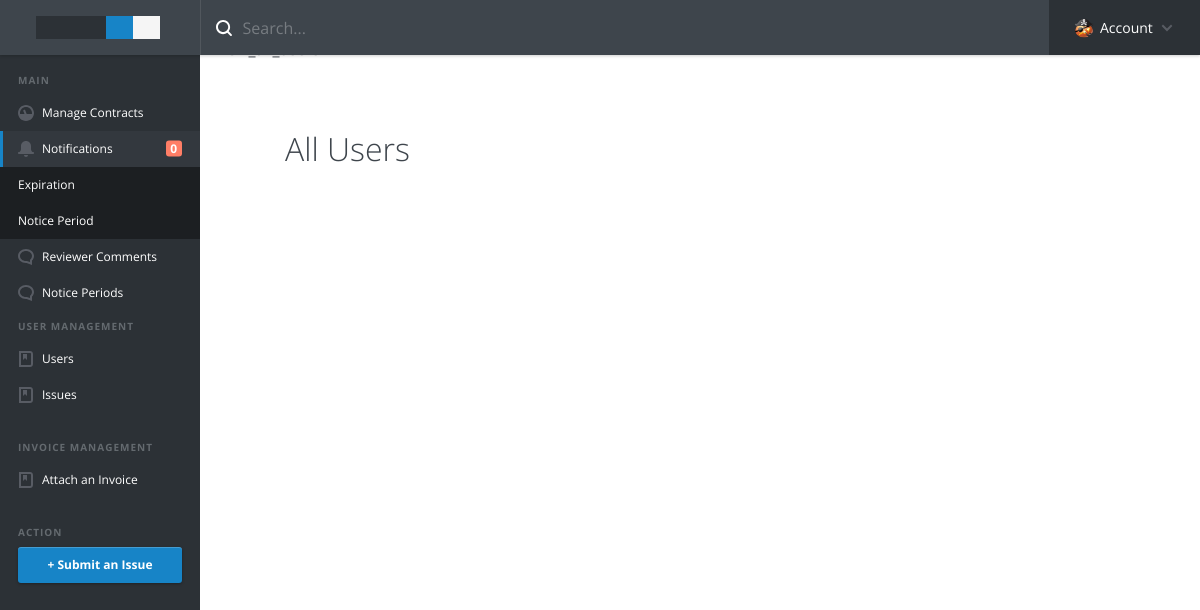
/index.php?view_all_users (signed in), run on an earlier commit of the app's database.
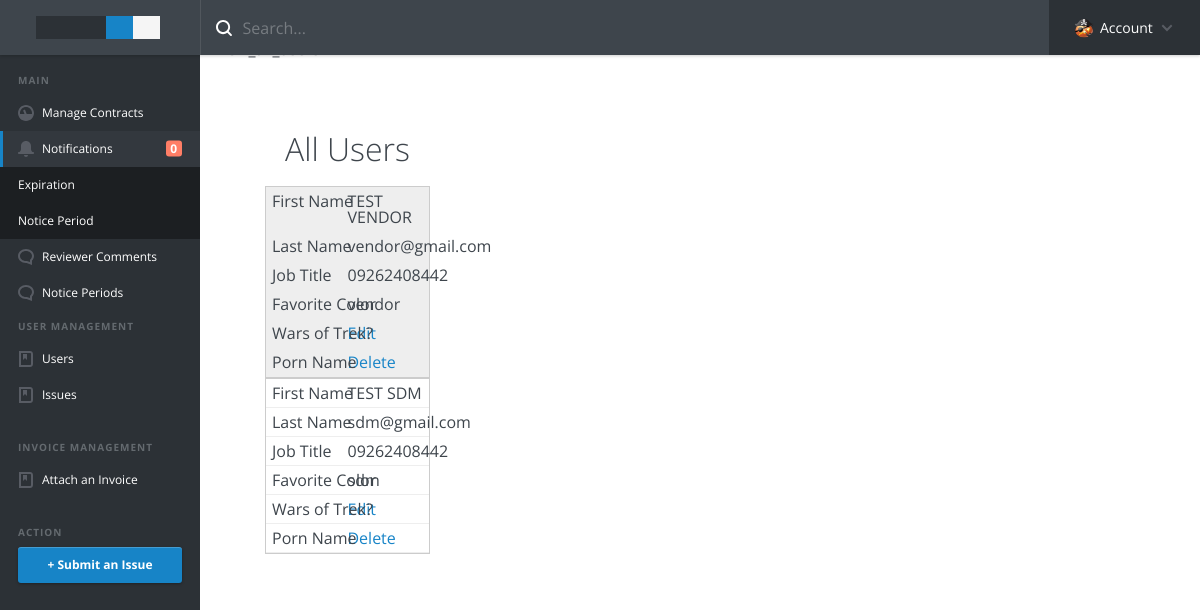
And on a later commit of the database.
### tables this page shows
CREATE TABLE `view_all_users` (
  `id` int(11) NOT NULL,
  `name` varchar(255) DEFAULT NULL,
  `email` varchar(255) DEFAULT NULL,
  `contact_phone` varchar(20) DEFAULT NULL,
  `role_id` int(11) DEFAULT NULL,
  `type` varchar(20) DEFAULT NULL
);

### view_all_users.php (the view, shortened to what this page needs)
<?php
include('./database/config.php');
$query = "SELECT * FROM view_all_users";
$result = mysqli_query($conn, $query);
echo "SQL Query: $query<br>";
$users = mysqli_fetch_all($result, MYSQLI_ASSOC);
?>
<!DOCTYPE html>
<html lang="en">
<head>
</head>
<body>
    <div id="page-wrap">
        <h1>All Users</h1>
        <table>
            <tbody>
                <?php
                foreach ($users as $row) {
                    echo "<tr>";
                    echo "<td>" . ($row['name'] ?? 'N/A') . "</td>";
                    echo "<td>" . ($row['email'] ?? 'N/A') . "</td>";
                    echo "<td>" . ($row['contact_phone'] ?? 'N/A') . "</td>";
                    echo "<td>" . ($row['type'] ?? 'N/A') . "</td>";
                    echo "<td><a href='edit_user.php?type=" . ($row['UserType'] ?? '') . "&id=" . ($row['ID'] ?? '') . "'>Edit</a></td>";
                    echo "<td><a href='delete_user.php?type=" . ($row['UserType'] ?? '') . "&id=" . ($row['ID'] ?? '') . "'>Delete</a></td>";
                    echo "</tr>";
                }
                ?>
            </tbody>
        </table>
    </div>
</body>
</html>

### index.php (shortened to what this page needs)
<?php
include('./database/config.php');
$roleID = $_SESSION['role_id'];
?>
<!DOCTYPE html>
<html lang="en" class="no-js">
<head>
	<link rel="stylesheet" href="css/reset.css">
	<link rel="stylesheet" href="https://cdnjs.cloudflare.com/ajax/libs/normalize/7.0.0/normalize.min.css">
	<link rel="stylesheet" href="css/style.css">
	<link rel="stylesheet" href="css/table_style.css">
	<link rel="stylesheet" href="css/form_style.css">
</head>
<body>
	<header class="cd-main-header">
		<a href="index.html" class="cd-logo"><img src="img/cd-logo.svg" alt="Logo"></a>
		<div class="cd-search is-hidden">
			<form action="#0">
				<input type="search" placeholder="Search...">
			</form>
		</div>
		<nav class="cd-nav">
			<ul class="cd-top-nav">
				<li class="has-children account">
					<a href="#0">
						<img src="img/cd-avatar.png" alt="avatar">
						Account
					</a>
				</li>
			</ul>
		</nav>
	</header>
	<main class="cd-main-content">
		<nav class="cd-side-nav">
			<ul>
				<li class="cd-label">Main</li>
				<li class="has-children overview">
					<?php if ($roleID == 1 || $roleID == 3): ?>
						<a href="#0">Manage Contracts</a>
					<?php endif; ?>
				</li>
				<li class="has-children notifications active">
					<a href="index.php?view_all_notifications">Notifications<span class="count">
							<?php
							$get_notifications = "select * from notification";
							$result = mysqli_query($conn, $get_notifications);
							if (mysqli_num_rows($result) == 0) {
								echo "0";
							}
							?>
						</span></a>
					<ul>
						<li><a href="#0">Expiration</a></li>
						<li><a href="#0">Notice Period</a></li>
					</ul>
				</li>
				<li class="has-children comments">
					<a href="#0">Reviewer Comments</a>
				</li>
				<li class="has-children comments">
					<a href="#0">Notice Periods</a>
				</li>
				<li class="cd-label">User Management</li>
				<li class="has-children bookmarks">
					<a href="#0">Users</a>
				</li>
				<li class="has-children bookmarks">
					<a href="#0">Issues</a>
				</li>
			</ul>
			<ul>
				<li class="cd-label">Invoice Management</li>
				<?php if ($roleID == 1 || $roleID == 3): ?>
					<li class="has-children bookmarks">
						<a href="index.php?attach_invoice">Attach an Invoice</a>
					</li>
				<?php endif; ?>
			</ul>
			<ul>
				<li class="cd-label">Action</li>
				<li class="action-btn"><a href="#0">+ Submit an Issue</a></li>
			</ul>
		</nav>
		<div class="content-wrapper">
					<?php
			if (isset($_GET['view_all_users'])) {
				include("view_all_users.php");
			}
			?>
		</div>
	</main>
</body>
</html>

### css/table_style.css (style rules this page uses)
#page-wrap { margin: 50px; }
table { width: 100%; border-collapse: collapse; }
tr:nth-of-type(odd) { background: #eee; }
td, th { padding: 6px; border: 1px solid #ccc; text-align: left; }
@media only screen and (max-width: 760px),
	(min-device-width: 768px) and (max-device-width: 1024px) { table, thead, tbody, th, td, tr { display: block; } }
@media only screen and (max-width: 760px),
	(min-device-width: 768px) and (max-device-width: 1024px) { tr { border: 1px solid #ccc; } }
@media only screen and (max-width: 760px),
	(min-device-width: 768px) and (max-device-width: 1024px) { td { border: none; border-bottom: 1px solid #eee; position: relative; padding-left: 50%; } }
@media only screen and (max-width: 760px),
	(min-device-width: 768px) and (max-device-width: 1024px) { td:before { position: absolute; top: 6px; left: 6px; width: 45%; padding-right: 10px; white-space: nowrap; } }
@media only screen and (max-width: 760px),
	(min-device-width: 768px) and (max-device-width: 1024px) { td:nth-of-type(1):before { content: "First Name"; } }
@media only screen and (max-width: 760px),
	(min-device-width: 768px) and (max-device-width: 1024px) { td:nth-of-type(2):before { content: "Last Name"; } }
@media only screen and (max-width: 760px),
	(min-device-width: 768px) and (max-device-width: 1024px) { td:nth-of-type(3):before { content: "Job Title"; } }
@media only screen and (max-width: 760px),
	(min-device-width: 768px) and (max-device-width: 1024px) { td:nth-of-type(4):before { content: "Favorite Color"; } }
@media only screen and (max-width: 760px),
	(min-device-width: 768px) and (max-device-width: 1024px) { td:nth-of-type(5):before { content: "Wars of Trek?"; } }
@media only screen and (max-width: 760px),
	(min-device-width: 768px) and (max-device-width: 1024px) { td:nth-of-type(6):before { content: "Porn Name"; } }
@media only screen and (min-device-width: 768px) and (max-device-width: 1024px) { body { width: 495px; } }

What changed in the data, as far as the page shows it:
added view_all_users: name "TEST VENDOR", email "vendor@gmail.com", contact_phone "09262408442", type "vendor"
added view_all_users: name "TEST SDM", email "sdm@gmail.com", contact_phone "09262408442", type "sdm"
